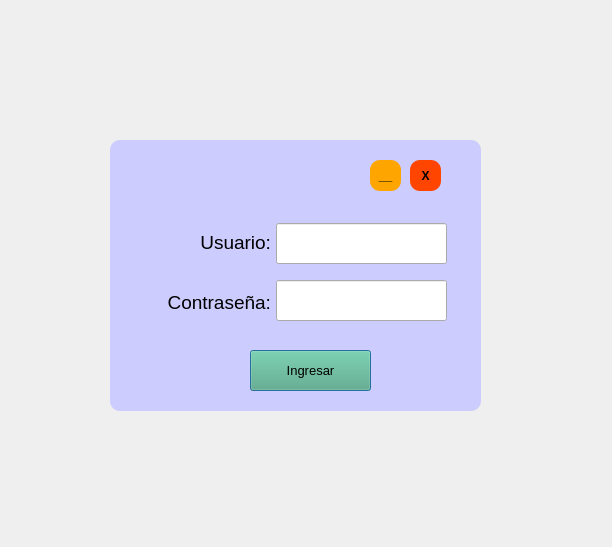
<?xml version="1.0" encoding="UTF-8"?>
<ui version="4.0">
 <class>Dialog</class>
 <widget class="QDialog" name="Dialog">
  <property name="geometry">
   <rect>
    <x>0</x>
    <y>0</y>
    <width>612</width>
    <height>547</height>
   </rect>
  </property>
  <property name="windowTitle">
   <string>Dialog</string>
  </property>
  <widget class="QFrame" name="frame">
   <property name="geometry">
    <rect>
     <x>110</x>
     <y>140</y>
     <width>371</width>
     <height>271</height>
    </rect>
   </property>
   <property name="styleSheet">
    <string notr="true">#frame {
	background-color: #ccccff;
	border-radius: 10px;
}
</string>
   </property>
   <property name="frameShape">
    <enum>QFrame::StyledPanel</enum>
   </property>
   <property name="frameShadow">
    <enum>QFrame::Raised</enum>
   </property>
   <widget class="QPushButton" name="ingresar">
    <property name="geometry">
     <rect>
      <x>140</x>
      <y>210</y>
      <width>121</width>
      <height>41</height>
     </rect>
    </property>
    <property name="font">
     <font>
      <pointsize>10</pointsize>
     </font>
    </property>
    <property name="styleSheet">
     <string notr="true">background-color: rgb(255, 170, 127);
background-color: rgb(85, 170, 127);</string>
    </property>
    <property name="text">
     <string>Ingresar</string>
    </property>
   </widget>
   <widget class="QLabel" name="label">
    <property name="geometry">
     <rect>
      <x>70</x>
      <y>90</y>
      <width>91</width>
      <height>24</height>
     </rect>
    </property>
    <property name="font">
     <font>
      <pointsize>14</pointsize>
     </font>
    </property>
    <property name="layoutDirection">
     <enum>Qt::RightToLeft</enum>
    </property>
    <property name="text">
     <string>Usuario:</string>
    </property>
    <property name="scaledContents">
     <bool>true</bool>
    </property>
    <property name="alignment">
     <set>Qt::AlignRight|Qt::AlignTrailing|Qt::AlignVCenter</set>
    </property>
   </widget>
   <widget class="QLabel" name="label_2">
    <property name="geometry">
     <rect>
      <x>30</x>
      <y>150</y>
      <width>131</width>
      <height>24</height>
     </rect>
    </property>
    <property name="font">
     <font>
      <pointsize>14</pointsize>
     </font>
    </property>
    <property name="layoutDirection">
     <enum>Qt::LeftToRight</enum>
    </property>
    <property name="text">
     <string>Contraseña:</string>
    </property>
    <property name="alignment">
     <set>Qt::AlignRight|Qt::AlignTrailing|Qt::AlignVCenter</set>
    </property>
   </widget>
   <widget class="QLineEdit" name="username">
    <property name="geometry">
     <rect>
      <x>166</x>
      <y>83</y>
      <width>171</width>
      <height>41</height>
     </rect>
    </property>
    <property name="font">
     <font>
      <family>Dubai Medium</family>
      <pointsize>14</pointsize>
     </font>
    </property>
   </widget>
   <widget class="QLineEdit" name="password">
    <property name="geometry">
     <rect>
      <x>166</x>
      <y>140</y>
      <width>171</width>
      <height>41</height>
     </rect>
    </property>
    <property name="font">
     <font>
      <family>Dubai Medium</family>
      <pointsize>14</pointsize>
     </font>
    </property>
   </widget>
   <widget class="QPushButton" name="minimizar">
    <property name="geometry">
     <rect>
      <x>260</x>
      <y>20</y>
      <width>31</width>
      <height>31</height>
     </rect>
    </property>
    <property name="font">
     <font>
      <pointsize>9</pointsize>
      <weight>75</weight>
      <bold>true</bold>
      <underline>false</underline>
      <strikeout>false</strikeout>
     </font>
    </property>
    <property name="styleSheet">
     <string notr="true">QPushButton {
        background-color: orange;
        border: none;
        border-radius: 10px;;
    }</string>
    </property>
    <property name="text">
     <string>__</string>
    </property>
    <property name="autoExclusive">
     <bool>false</bool>
    </property>
   </widget>
   <widget class="QPushButton" name="exit">
    <property name="geometry">
     <rect>
      <x>300</x>
      <y>20</y>
      <width>31</width>
      <height>31</height>
     </rect>
    </property>
    <property name="font">
     <font>
      <pointsize>9</pointsize>
      <weight>75</weight>
      <bold>true</bold>
      <underline>false</underline>
      <strikeout>false</strikeout>
     </font>
    </property>
    <property name="styleSheet">
     <string notr="true">QPushButton {
        background-color: orangered;
        border: none;
        border-radius: 10px;;
    }</string>
    </property>
    <property name="text">
     <string>X</string>
    </property>
    <property name="autoExclusive">
     <bool>false</bool>
    </property>
   </widget>
  </widget>
 </widget>
 <resources/>
 <connections/>
</ui>
